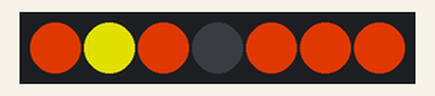
Simulated run of this sketch. Board: Arduino Uno, built with avr-gcc and run on an emulated ATmega328P. On the bench: 7 RGB LEDs in strip order, left to right. Dim RGB values are drawn brighter than linear.

Above: at 0.01 s.
At 11.37 s:
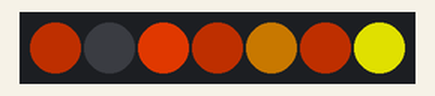
At 22.74 s:
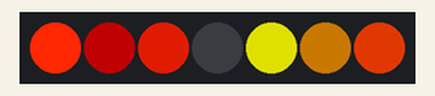
At 45.5 s:
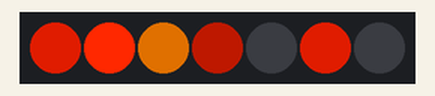

The sketch:

fire.ino
```cpp
#include <Adafruit_NeoPixel.h>

#define PIN 6

// Parameter 1 = number of pixels in strip
// Parameter 2 = pin number (most are valid)
// Parameter 3 = pixel type flags, add together as needed:
//   NEO_KHZ800  800 KHz bitstream (most NeoPixel products w/WS2812 LEDs)
//   NEO_KHZ400  400 KHz (classic 'v1' (not v2) FLORA pixels, WS2811 drivers)
//   NEO_GRB     Pixels are wired for GRB bitstream (most NeoPixel products)
//   NEO_RGB     Pixels are wired for RGB bitstream (v1 FLORA pixels, not v2)
Adafruit_NeoPixel strip = Adafruit_NeoPixel(7, PIN, NEO_GRB + NEO_KHZ800);

void setup() {
  strip.begin();
  strip.show(); // Initialize all pixels to 'off'
}

void loop() {

  strip.setPixelColor(0, 160, 40, 0);
  strip.setPixelColor(1, 160, 160, 0);
  strip.setPixelColor(2, 160, 40, 0);
  strip.setPixelColor(3, 0, 0, 0);
  strip.setPixelColor(4, 160, 40, 0);
  strip.setPixelColor(5, 160, 40, 0);
  strip.setPixelColor(6, 160, 40, 0);
  strip.show();
  delay(50);


  strip.setPixelColor(0, 80, 20, 0);
  strip.setPixelColor(1, 0, 0, 0);
  strip.setPixelColor(2, 160, 40, 0);
  strip.setPixelColor(3, 80, 20, 0);
  strip.setPixelColor(4, 100, 60, 0);
  strip.setPixelColor(5, 80, 20, 0);
  strip.setPixelColor(6, 160, 160, 0);
  strip.show();
  delay(50);

    strip.setPixelColor(0, 255, 40, 0);
  strip.setPixelColor(1, 80, 0, 0);
  strip.setPixelColor(2, 160, 20, 0);
  strip.setPixelColor(3, 0, 0, 0);
  strip.setPixelColor(4, 160, 160, 0);
  strip.setPixelColor(5, 100, 60, 0);
  strip.setPixelColor(6, 160, 40, 0);
  strip.show();
  delay(50);

    strip.setPixelColor(0, 160, 20, 0);
  strip.setPixelColor(1, 255, 40, 0);
  strip.setPixelColor(2, 160, 80, 0);
  strip.setPixelColor(3, 80, 10, 0);
  strip.setPixelColor(4, 0, 0, 0);
  strip.setPixelColor(5, 160, 20, 0);
  strip.setPixelColor(6, 0, 0, 0);
  strip.show();
  delay(50);

}
```
